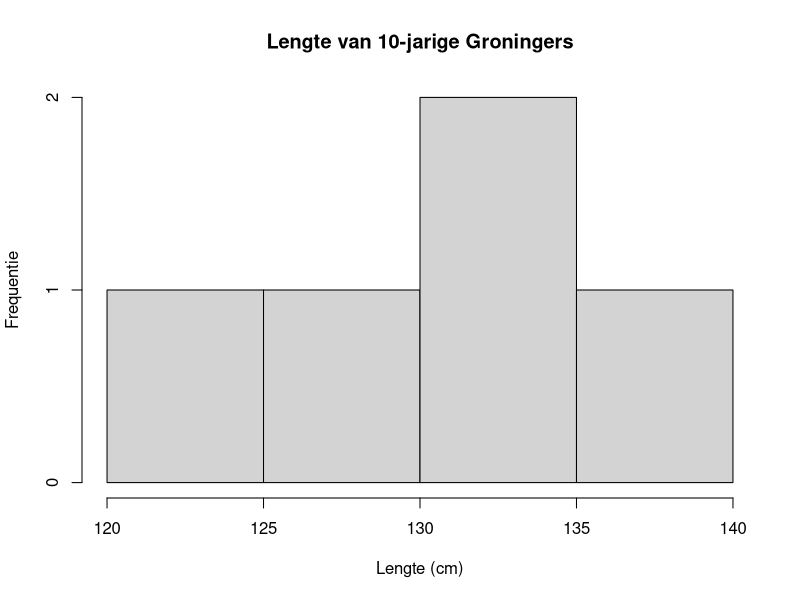
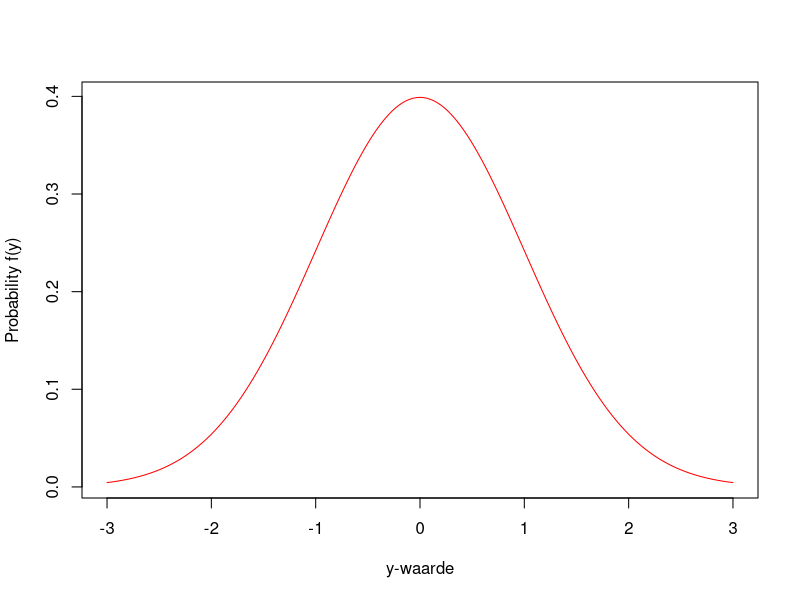
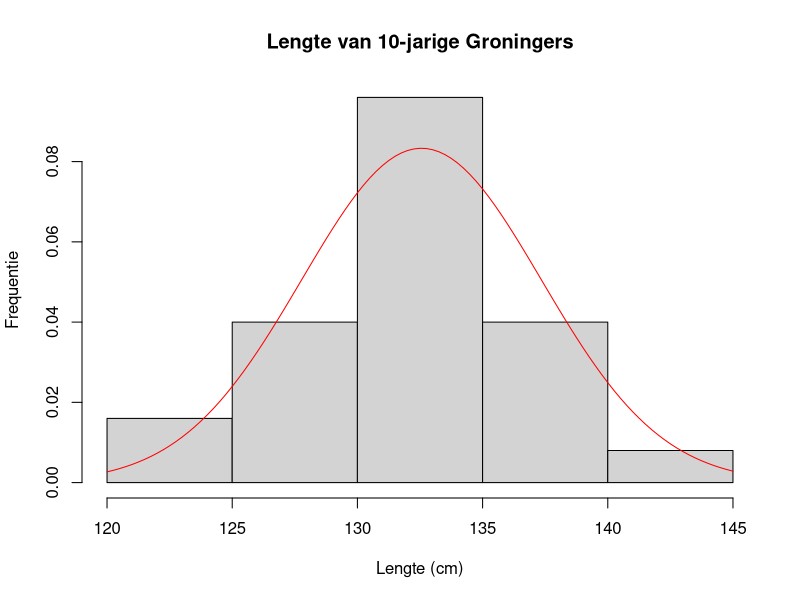

Generate these figures, in order, with R: (Note: this script raises an error after producing the figures.)
## ---- chunk 1
L <- c(129, 139, 124, 133, 135)
## ---- chunk 2
hist(L, xlab = "Lengte (cm)", ylab = "Frequentie", main = "Lengte van 10-jarige Groningers")
## ---- chunk 3
y.av <- mean(L)
s <- sd(L)
cat("Gemiddelde = ",y.av,", standaarddeviatie = ",s)
## ---- chunk 4
L <- c(129, 139, 124, 133, 135,
      120, 138, 133, 132, 128,
      129, 132, 133, 135, 134, 
      141, 134, 136, 131, 132,
      127, 138, 135, 129, 137)
## ---- chunk 5

## ---- chunk 6
mu <- 0
sigma <- 1
x <- seq(-3, 3, 0.01)
f <- dnorm(x, 0, 1)

plot(x, f, xlab="y-waarde", ylab="Probability f(y)", type="l", col="red")
## ---- chunk 7
y.av <- mean(L)
s <- sd(L)
cat("Gemiddelde = ",y.av,", standaarddeviatie = ",s)


hist(L, xlab = "Lengte (cm)", ylab = "Frequentie", main = "Lengte van 10-jarige Groningers", freq = F)
curve(dnorm(x, y.av, s), from=120, to=145, col="red", add=T)
## ---- chunk 8
# Gegeven: y (in cm) heeft een normaalverdeling met
mu <- 130
sigma <- 5

# 1) Wat is de kans dat y kleiner is dan 125 cm?
pnorm(125, mu, sigma)

# 2) Wat is de kans dat y tussen 120 en 125 cm ligt?
pnorm(125, mu, sigma) - pnorm(120, mu, sigma)

# 3) Wat is de kans dat y groter is dan 140 cm?
1 - pnorm(140, mu, sigma)


## ---- chunk 9
# Gegeven: y (in cm) heeft een normaalverdeling met
mu <- 130
sigma <- 5

# 1) Beneden welke lengte ligt 5% van alle data?
qnorm(0.05, mu, sigma)

# 2) Boven welke lengte ligt 5% van alle data?
qnorm(0.95, mu, sigma)

## ---- chunk 10
# Gegeven: y (in cm) heeft een normaalverdeling met
mu <- 130
sigma <- 5

lower <- qnorm(0.025, mu, sigma)
upper <- qnorm(0.975, mu, sigma)

cat("95% BI = [", lower, ", ", upper,"] cm\n")
## ---- chunk 11
# Wat als je een andere zekerheid, bijv. 90% of 50% wilt?
zekerheid <- 0.50

lower <- y.av + qnorm((1-zekerheid)/2,0,1)*s/sqrt(n)
upper <- y.av + qnorm(1-(1-zekerheid)/2, 0, 1)*s/sqrt(n)

cat("95% BI = [", lower, ", ", upper,"] cm\n")
## ---- chunk 12
L <- c(129, 139, 124, 133, 135)
## ---- chunk 13
y.av <- mean(L)
s <- sd(L)
n <- length(L)
cat("y.av =", y.av, "// sd =", s, "// length =", n)
## ---- chunk 14
BI <- y.av + qnorm(c(0.025, 0.975), 0, 1) * s/sqrt(n)

cat("y.av =", y.av, "// 95% BI =", BI)
## ---- chunk 15
BI <- y.av + qt(c(0.025, 0.975), n-1) * s/sqrt(n)

cat("y.av =", y.av, "// 95% BI =", BI)
